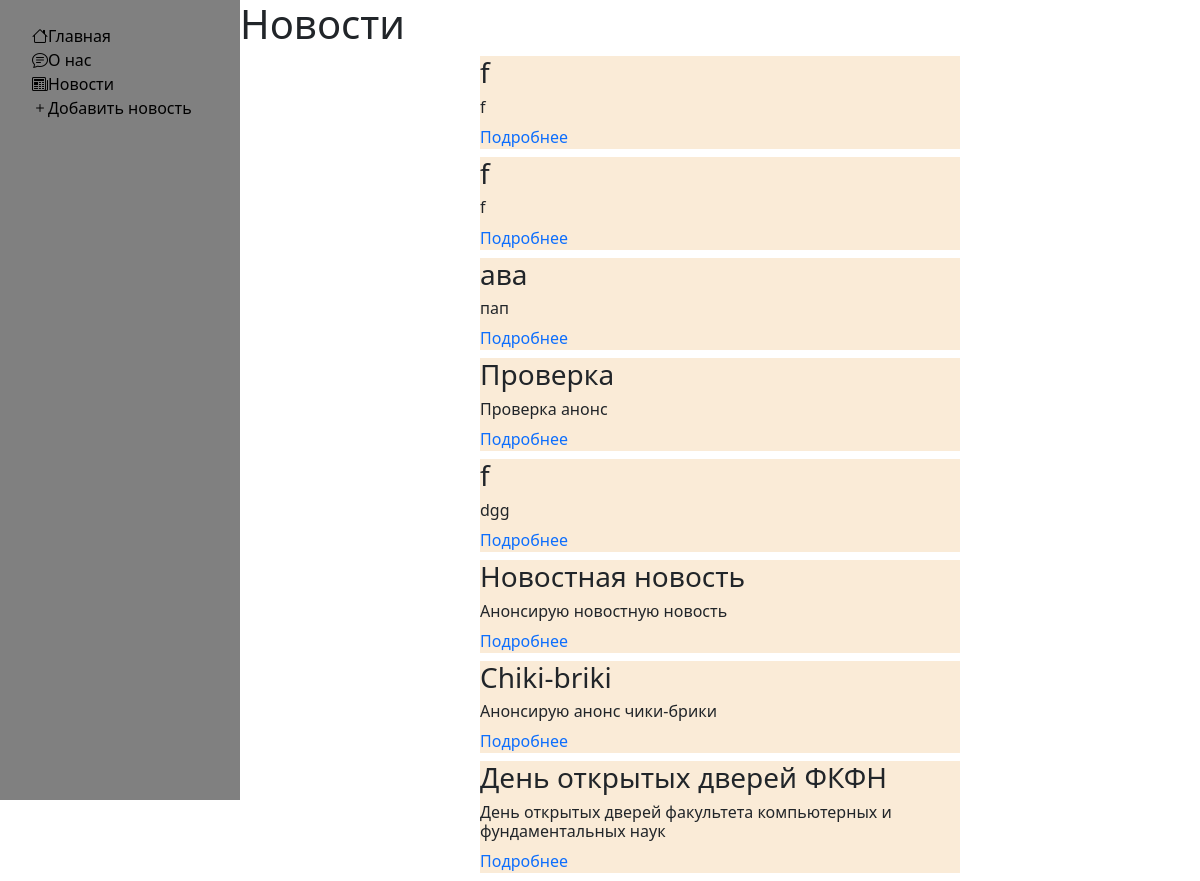
The page /news/ on the database as committed earlier.
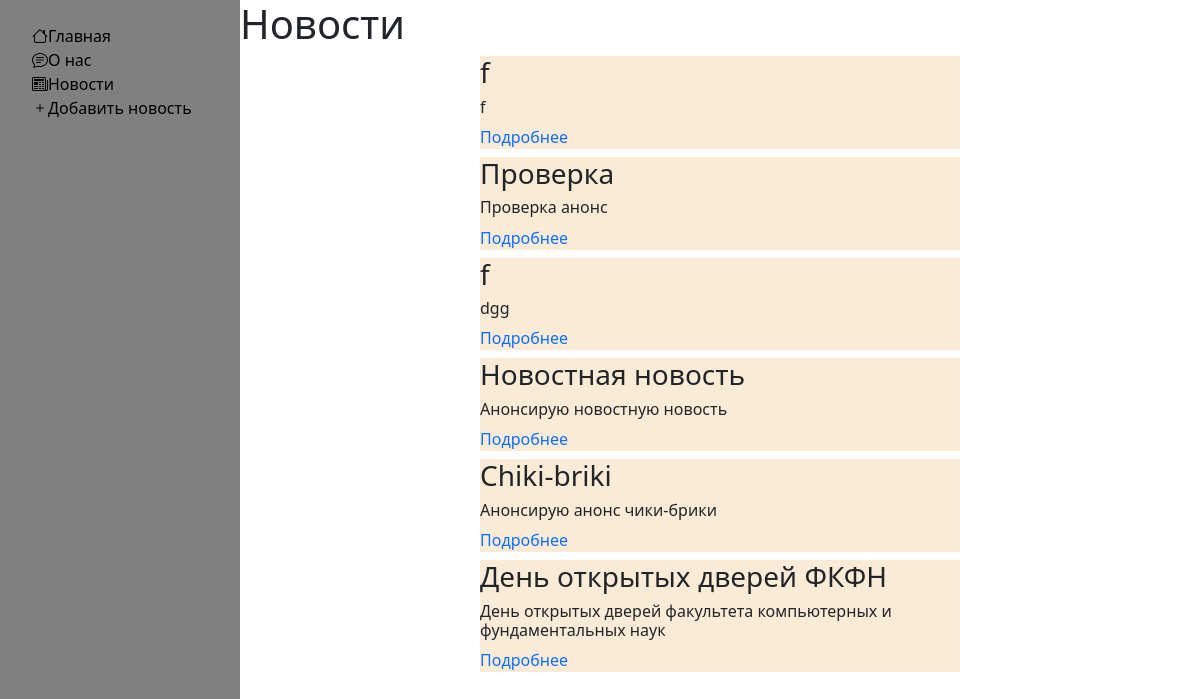
The same page on the database as committed later.
### news/models.py (models this page shows, shortened)
class Articles(models.Model):
    title = models.CharField('Название', max_length = 50)
    anons = models.CharField('Анонс', max_length = 250)
    full_text = models.TextField('Статья')
    date = models.DateTimeField('Дата публикации')
    class Meta:
        verbose_name = 'Новость'
        verbose_name_plural = 'Новости'

### news/views.py (the view)
# urls.py: path('', news_home, name='news_home'),
def news_home(request):
    news = Articles.objects.order_by('-date')
    return render(request, 'news/news_home.html', {'news': news})

### news/templates/news/news_home.html (shortened to what this page needs)
{% extends 'main/base.html' %}
{% block content %}
    <h1>Новости</h1>
    <div>
    {% for el in news %}
        <div class="news-container">
            <h2>{{ el.title }}</h2>
            <h4>{{ el.anons }}</h4>
            <a href="{% url 'news_detail' el.id %}">Подробнее</a>
        </div>
    {% endfor %}
    </div>
{% endblock %}

### main/templates/main/base.html (shortened to what this page needs)
{% load static %}
<!DOCTYPE html>
<html lang="en">
<head>
    <link href="https://cdn.jsdelivr.net/npm/bootstrap@5.2.2/dist/css/bootstrap.min.css" rel="stylesheet">
    <link rel="stylesheet" href="https://cdn.jsdelivr.net/npm/bootstrap-icons@1.10.2/font/bootstrap-icons.css">
    <link rel="stylesheet" href="{% static  'main/css/main.css' %}">
    <link rel="stylesheet" href="{% static 'news/news_page.css' %}">
</head>
<body>
    <main>
        <aside>
            <nav>
                <ul>
                    <li><a href="{% url 'main' %}"><i class="bi bi-house"></i>Главная</a></li>
                    <li><a href="{% url 'about' %}"><i class="bi bi-chat-text"></i>О нас</a></li>
                    <li><a href="{% url 'news_home' %}"><i class="bi bi-newspaper"></i>Новости</a></li>
                    <li><a href="{% url 'news_add' %}"><i class="bi bi-plus"></i>Добавить новость</a></li>
                </ul>
            </nav>
        </aside>
        <div id="main_page_content">
            {% block content %}
            {% endblock %}
        </div>
    </main>
</body>
</html>

### main/static/main/css/main.css (style rules this page uses)
* { margin: 0; }
a { text-decoration: none; }
aside { float: left; max-width: 20%; width: 100%; background: grey; height: 100vh; }
aside li { list-style: none; }
li>a { color: black; transition: 0.3s linear; font-size: 16px; }
#main_page_content { float: right; max-width: 80%; width: 100%; }

### news/static/news/news_page.css (style rules this page uses)
.news-container { width: 50%; margin: 1vh auto; background: antiquewhite; }
.news-container h2 { font-size: 28px; }
.news-container h4 { font-size: 16px; }

Rows that differ between the two databases and show on the page:
removed Articles: title "f", anons "f"
removed Articles: title "ава", anons "пап"
